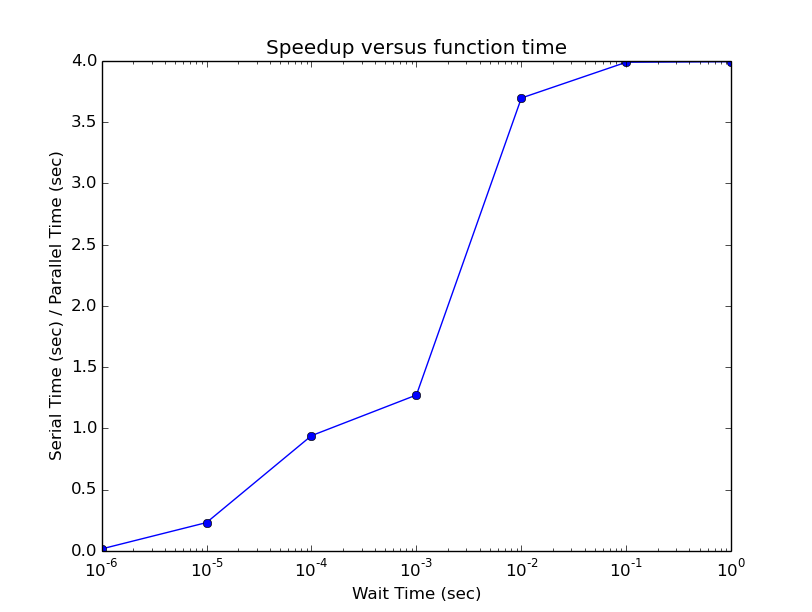

This figure's Python source:
import multiprocessing as mp
import time
import matplotlib.pyplot as plt

# Sleep for t seconds
def burnTime(t):
    time.sleep(t)

# Main
if __name__ == '__main__':
    N = 16  # The number of jobs
    P = 4   # The number of processes

    # A thread pool of P processes
    pool = mp.Pool(P)

    # Use a variety of wait times
    wait_time = [0.000001,0.00001,0.0001,0.001,0.01,0.1,1]

    def s_time(t,n):
        t1=time.time()
	for i in range(n):
	    burnTime(t)
        t2=time.time()
   	return t2-t1
    def p_time(t,n):
	t1=time.time()
	pool.map(burnTime, [t]*n)
	t2=time.time()
        return t2-t1

    # Compute the ratio of these times
    ratio=[s_time(t,N)/p_time(t,N)  for t in wait_time]

    # Plot the results
    plt.plot(wait_time, ratio, '-ob')
    plt.xscale('log')
    plt.xlabel('Wait Time (sec)')
    plt.ylabel('Serial Time (sec) / Parallel Time (sec)')
    plt.title('Speedup versus function time')
    plt.show()
